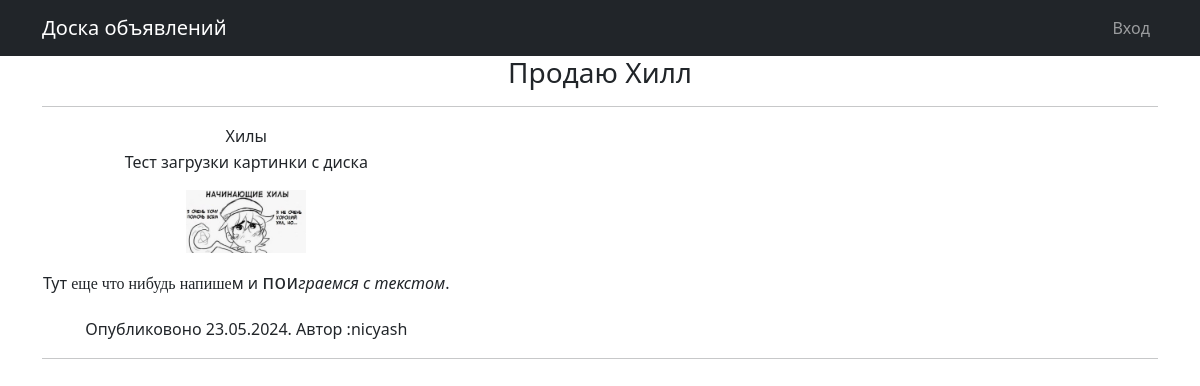
Page /ad/4 on the committed database.
### BoardApp/models.py (models this page shows, shortened)
class Ad(models.Model):
    TYPE = [
        ('tank', 'Танки'),
        ('heal', 'Хилы'),
        ('DD', 'ДД'),
        ('traders', 'Торговцы'),
        ('gildemasters', 'Гилдмастеры'),
        ('quest', 'Квестгиверы'),
        ('blacksmiths', 'Кузнецы'),
        ('tanners', 'Кожевники'),
        ('potion', 'Зельевары'),
        ('spellmasters', 'Мастера заклинаний'),
    ]
    author = models.ForeignKey(User, on_delete=models.CASCADE)
    category = models.CharField(max_length=12, choices=TYPE, default='tank')
    ad_time = models.DateTimeField(auto_now_add=True)
    title = models.CharField(max_length=255, default='Загаловок')
    text = RichTextUploadingField(blank=True, null=True)

### BoardApp/views.py (the view)
# urls.py: path('ad/<int:pk>', AdDetail.as_view(), name='ad_detail'),
class AdDetail(DetailView):
    model = Ad
    template_name = 'ad.html'
    context_object_name = 'ad'

### templates/ad.html (shortened to what this page needs)
{% extends 'default.html' %}
{% block content %}
<h3>{{ ad.title }}</h3>
<hr>
   {% if ad %}
       <table>
           <tr>
               <td>{{ ad.get_category_display }}</td>
           </tr>
           <tr>
               <td>{{ ad.text|safe}}</td>
           </tr>
           <tr>
               <td>Опубликовоно {{ ad.ad_time|date:'d.m.Y' }}. Автор :{{ ad.author }}</td>
           </tr>
       </table>
   {% else %}
       <h2>Такого поста не существует!</h2>
   {% endif %}
<hr>
{% endblock content %}

### rows in the picture
Ad: title "Продаю Хилл", category "Хилы", text "Тест загрузки картинки с диска Тут еще что нибудь напише м и пои граемся с текстом .", text (picture), ad_time "23.05.2024", author "nicyash"
